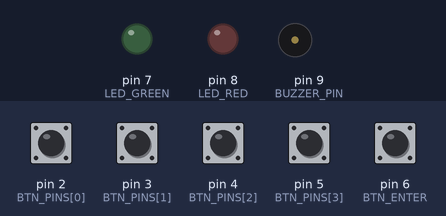
Bench run of a sketch on a simulated Arduino Uno, built with avr-gcc and run on an emulated ATmega328P. Parts: output pins drawn as LEDs (lit = HIGH), buzzer (waves = sounding). Dashed ring = blinking. The test bench sets the inputs (shaded band); at power-on: pin 2 (BTN_PINS[0]), pin 3 (BTN_PINS[1]), pin 4 (BTN_PINS[2]), pin 5 (BTN_PINS[3]), pin 6 (BTN_ENTER) HIGH. What the sketch prints to the serial monitor is not drawn.

Above: at 1.2 s.
1.3 s: pin 6 (BTN_ENTER) pulled LOW for 0.15 s
At 1.94 s:
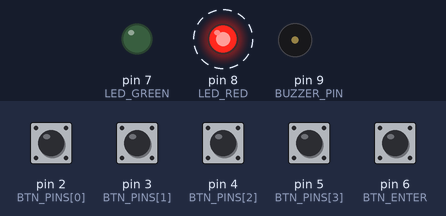
6.0 s: pin 6 (BTN_ENTER) pulled LOW for 1 s
At 9.5 s:
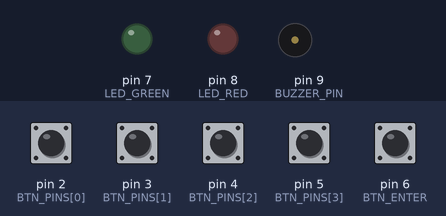
10.0 s: pin 6 (BTN_ENTER) pulled LOW for 0.15 s
At 11.1 s:
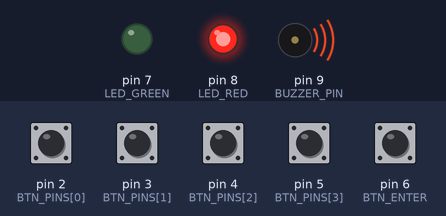
Timing chart, 0 to 12.6 s (numbered marks = the images above; inputs shaded):
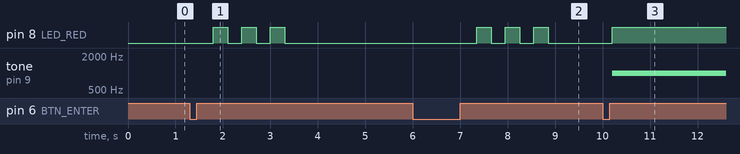

Measured:
- after the input at 1.3 s, pin 8 (LED_RED): alternates HIGH for 0.30 s and LOW for 0.30 s, 6 changes in all, then stays LOW, starting after 0.50 s
- after the input at 6.0 s, pin 8 (LED_RED): alternates HIGH for 0.30 s and LOW for 0.30 s, 6 changes in all, then stays LOW, starting after 1.3 s
- after the input at 10.0 s, pin 8 (LED_RED): LOW → HIGH after 0.20 s; tone on pin 9 (BUZZER_PIN): silent → 1000 Hz after 0.20 s

The sketch:

VaultSystem.ino
```cpp
/*
  ============================================================
  Vault Protection System with PIN Authentication
  German International University — Computer Organization
  Spring 2026
  ============================================================

  PIN: Last 4 digits of a team member's ID (change SECRET_PIN below)

  HARDWARE CONNECTIONS:
  ┌──────────────────────────────────────────────────┐
  │ Component          │ Arduino Pin                 │
  ├──────────────────────────────────────────────────┤
  │ Button B0 (digit 0)│ 2                           │
  │ Button B1 (digit 1)│ 3                           │
  │ Button B2 (digit 2)│ 4                           │
  │ Button B3 (digit 3)│ 5                           │
  │ Enter Button       │ 6                           │
  │ Green LED          │ 7  (+ 330Ω to GND)          │
  │ Red LED            │ 8  (+ 330Ω to GND)          │
  │ Buzzer             │ 9                           │
  │ LCD SDA (I2C)      │ A4                          │
  │ LCD SCL (I2C)      │ A5                          │
  └──────────────────────────────────────────────────┘

  Each button: one terminal to Arduino pin, other to GND.
  INPUT_PULLUP is used (no external resistor needed for buttons).
*/

// ── Bonus LCD ──────────────────────────────────────────────
#define LCD_ENABLED 0

#if LCD_ENABLED
  #include <Wire.h>
  #include <LiquidCrystal_I2C.h>
  LiquidCrystal_I2C lcd(0x27, 16, 2);
#endif

// ── Pin Definitions ────────────────────────────────────────
const int BTN_PINS[4]  = {2, 3, 4, 5};   // B0, B1, B2, B3
const int BTN_ENTER    = 6;
const int LED_GREEN    = 7;
const int LED_RED      = 8;
const int BUZZER_PIN   = 9;

// ── Secret PIN ─────────────────────────────────────────────
const int SECRET_PIN[4] = {1, 1, 1, 1};

// ── System State ───────────────────────────────────────────
enum SystemState {
  STATE_ENTERING,   // Waiting for user to enter PIN digits
  STATE_ACCEPTED,   // Correct PIN — green LED on
  STATE_REJECTED,   // Wrong PIN — red LED blink (< 3 tries)
  STATE_BLOCKED     // 3 wrong tries — red LED + buzzer
};

SystemState currentState = STATE_ENTERING;

// ── PIN Entry Variables ────────────────────────────────────
int enteredPIN[4]       = {0, 0, 0, 0};
int incorrectTrials     = 0;

// ── Button Debounce & Hold Logic ───────────────────────────
const unsigned long DEBOUNCE_DELAY     = 50;
const unsigned long HOLD_INITIAL_DELAY = 600;
const unsigned long HOLD_REPEAT_DELAY  = 250;

bool         btnLastStable[4]       = {HIGH, HIGH, HIGH, HIGH};
unsigned long btnDebounceTimer[4]   = {0, 0, 0, 0};
bool         btnHoldActive[4]       = {false, false, false, false};
unsigned long btnHoldTimer[4]       = {0, 0, 0, 0};
unsigned long btnHoldRepeatTimer[4] = {0, 0, 0, 0};

bool         enterLastStable    = HIGH;
unsigned long enterDebounceTimer = 0;
bool         enterPressed       = false;

// ── Blink Variables ────────────────────────────────────────
unsigned long blinkTimer  = 0;
bool         blinkState  = false;
int          blinkCount  = 0;
const unsigned long BLINK_INTERVAL = 300;

void setup() {
  for (int i = 0; i < 4; i++) {
    pinMode(BTN_PINS[i], INPUT_PULLUP);
  }
  pinMode(BTN_ENTER, INPUT_PULLUP);

  pinMode(LED_GREEN,   OUTPUT);
  pinMode(LED_RED,     OUTPUT);
  pinMode(BUZZER_PIN, OUTPUT);

  digitalWrite(LED_GREEN, LOW);
  digitalWrite(LED_RED,    LOW);
  noTone(BUZZER_PIN);

  Serial.begin(9600);
  Serial.println("Vault System Ready.");
}

void loop() {
  switch (currentState) {
    case STATE_ENTERING:
      readDigitButtons();
      readEnterButton();

      if (enterPressed) {
        enterPressed = false;
        checkPIN();
      }
      break;

    case STATE_ACCEPTED:
      digitalWrite(LED_GREEN, HIGH);
      digitalWrite(LED_RED,    LOW);
      noTone(BUZZER_PIN);
      break;

    case STATE_REJECTED:
      blinkRedLED();
      break;

    case STATE_BLOCKED:
      digitalWrite(LED_GREEN, LOW);
      digitalWrite(LED_RED,    HIGH);
      tone(BUZZER_PIN, 1000);
      break;
  }
}

void readDigitButtons() {
  unsigned long now = millis();

  for (int i = 0; i < 4; i++) {
    bool reading = digitalRead(BTN_PINS[i]);

    if (reading != btnLastStable[i]) {
      btnDebounceTimer[i] = now;
      btnLastStable[i]    = reading;
      continue;
    }

    if ((now - btnDebounceTimer[i]) >= DEBOUNCE_DELAY) {
      if (reading == LOW) {
        if (!btnHoldActive[i] && btnHoldTimer[i] == 0) {
          incrementDigit(i);
          btnHoldTimer[i]       = now;
          btnHoldRepeatTimer[i] = now;
        }
        if (btnHoldTimer[i] > 0 && (now - btnHoldTimer[i] >= HOLD_INITIAL_DELAY)) {
          btnHoldActive[i] = true;
        }
        if (btnHoldActive[i] && (now - btnHoldRepeatTimer[i] >= HOLD_REPEAT_DELAY)) {
          incrementDigit(i);
          btnHoldRepeatTimer[i] = now;
        }
      }

      if (reading == HIGH) {
        btnHoldActive[i] = false;
        btnHoldTimer[i]  = 0;
      }
    }
  }
}

void incrementDigit(int index) {
  enteredPIN[index] = (enteredPIN[index] + 1) % 10;

  Serial.print("PIN: ");
  for (int j = 3; j >= 0; j--) Serial.print(enteredPIN[j]);
  Serial.println();
}

void readEnterButton() {
  unsigned long now = millis();
  bool reading = digitalRead(BTN_ENTER);

  if (reading != enterLastStable) {
    enterDebounceTimer = now;
    enterLastStable    = reading;
    return;
  }

  if ((now - enterDebounceTimer) >= DEBOUNCE_DELAY) {
    static bool wasPressed = false;
    if (reading == LOW)  wasPressed = true;
    if (reading == HIGH && wasPressed) {
      enterPressed = true;
      wasPressed   = false;
    }
  }
}

void checkPIN() {
  bool match = true;
  for (int i = 0; i < 4; i++) {
    if (enteredPIN[i] != SECRET_PIN[i]) {
      match = false;
      break;
    }
  }

  if (match) {
    Serial.println("PIN CORRECT — Vault Opened!");
    currentState = STATE_ACCEPTED;
  } else {
    incorrectTrials++;
    Serial.print("Wrong PIN. Trials: ");
    Serial.println(incorrectTrials);

    if (incorrectTrials >= 3) {
      Serial.println("BLOCKED — Alarm triggered!");
      currentState = STATE_BLOCKED;
    } else {
      currentState = STATE_REJECTED;
      blinkTimer   = millis();
      blinkState   = false;
      blinkCount   = 0;
    }
  }
}

const int BLINK_TOTAL = 6;

void blinkRedLED() {
  unsigned long now = millis();

  if (now - blinkTimer >= BLINK_INTERVAL) {
    blinkTimer = now;
    blinkState = !blinkState;
    digitalWrite(LED_RED, blinkState ? HIGH : LOW);
    blinkCount++;

    if (blinkCount >= BLINK_TOTAL) {
      digitalWrite(LED_RED, LOW);
      blinkCount = 0;
      resetPINEntry();
      currentState = STATE_ENTERING;
    }
  }
}

void resetPINEntry() {
  for (int i = 0; i < 4; i++) enteredPIN[i] = 0;
}
```
